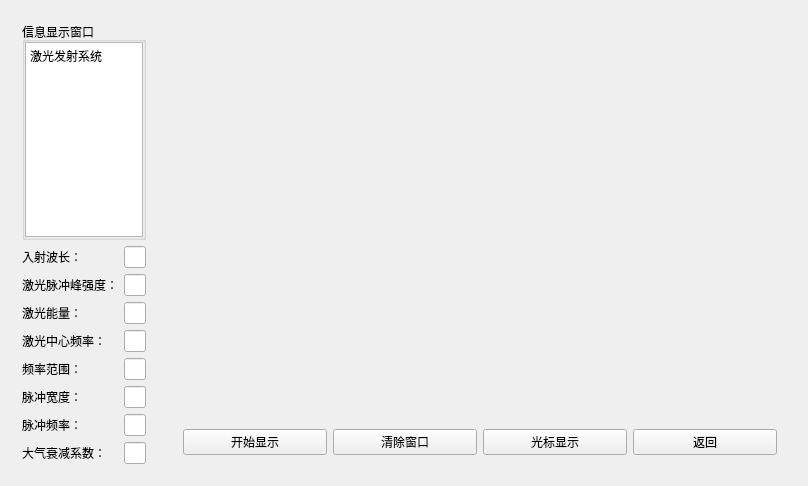
<?xml version="1.0" encoding="UTF-8"?>
<ui version="4.0">
 <class>MainWindow</class>
 <widget class="QMainWindow" name="MainWindow">
  <property name="geometry">
   <rect>
    <x>0</x>
    <y>0</y>
    <width>808</width>
    <height>486</height>
   </rect>
  </property>
  <property name="windowTitle">
   <string>MainWindow</string>
  </property>
  <property name="styleSheet">
   <string notr="true"/>
  </property>
  <widget class="QWidget" name="centralWidget">
   <property name="styleSheet">
    <string notr="true"/>
   </property>
   <layout class="QHBoxLayout" name="horizontalLayout" stretch="1,5">
    <item>
     <widget class="QWidget" name="cebianlan" native="true">
      <property name="styleSheet">
       <string notr="true"/>
      </property>
      <layout class="QGridLayout" name="gridLayout">
       <item row="5" column="1">
        <widget class="QLineEdit" name="lineEdit_9"/>
       </item>
       <item row="1" column="1">
        <widget class="QLineEdit" name="lineEdit"/>
       </item>
       <item row="4" column="1">
        <widget class="QLineEdit" name="lineEdit_8"/>
       </item>
       <item row="7" column="1">
        <widget class="QLineEdit" name="lineEdit_7"/>
       </item>
       <item row="5" column="0">
        <widget class="QLabel" name="label_8">
         <property name="text">
          <string>频率范围：</string>
         </property>
        </widget>
       </item>
       <item row="8" column="0">
        <widget class="QLabel" name="label_5">
         <property name="text">
          <string>大气衰减系数：</string>
         </property>
        </widget>
       </item>
       <item row="2" column="0">
        <widget class="QLabel" name="label_3">
         <property name="text">
          <string>激光脉冲峰强度：</string>
         </property>
        </widget>
       </item>
       <item row="2" column="1">
        <widget class="QLineEdit" name="lineEdit_4"/>
       </item>
       <item row="7" column="0">
        <widget class="QLabel" name="label_6">
         <property name="text">
          <string>脉冲频率：</string>
         </property>
        </widget>
       </item>
       <item row="4" column="0">
        <widget class="QLabel" name="label_7">
         <property name="text">
          <string>激光中心频率：</string>
         </property>
        </widget>
       </item>
       <item row="0" column="0" colspan="2">
        <widget class="QGroupBox" name="text">
         <property name="title">
          <string>信息显示窗口</string>
         </property>
         <layout class="QVBoxLayout" name="verticalLayout_2">
          <property name="leftMargin">
           <number>0</number>
          </property>
          <property name="topMargin">
           <number>0</number>
          </property>
          <property name="rightMargin">
           <number>0</number>
          </property>
          <property name="bottomMargin">
           <number>0</number>
          </property>
          <item>
           <widget class="QTextEdit" name="textEdit">
            <property name="html">
             <string>&lt;!DOCTYPE HTML PUBLIC &quot;-//W3C//DTD HTML 4.0//EN&quot; &quot;http://www.w3.org/TR/REC-html40/strict.dtd&quot;&gt;
&lt;html&gt;&lt;head&gt;&lt;meta name=&quot;qrichtext&quot; content=&quot;1&quot; /&gt;&lt;meta charset=&quot;utf-8&quot; /&gt;&lt;style type=&quot;text/css&quot;&gt;
p, li { white-space: pre-wrap; }
hr { height: 1px; border-width: 0; }
li.unchecked::marker { content: &quot;\2610&quot;; }
li.checked::marker { content: &quot;\2612&quot;; }
&lt;/style&gt;&lt;/head&gt;&lt;body style=&quot; font-family:'Microsoft YaHei UI'; font-size:9pt; font-weight:400; font-style:normal;&quot;&gt;
&lt;p style=&quot; margin-top:0px; margin-bottom:0px; margin-left:0px; margin-right:0px; -qt-block-indent:0; text-indent:0px;&quot;&gt;激光发射系统&lt;/p&gt;&lt;/body&gt;&lt;/html&gt;</string>
            </property>
           </widget>
          </item>
         </layout>
        </widget>
       </item>
       <item row="1" column="0">
        <widget class="QLabel" name="ditong">
         <property name="text">
          <string>入射波长：</string>
         </property>
        </widget>
       </item>
       <item row="8" column="1">
        <widget class="QLineEdit" name="lineEdit_6"/>
       </item>
       <item row="3" column="1">
        <widget class="QLineEdit" name="lineEdit_5"/>
       </item>
       <item row="3" column="0">
        <widget class="QLabel" name="label_4">
         <property name="text">
          <string>激光能量：</string>
         </property>
        </widget>
       </item>
       <item row="6" column="0">
        <widget class="QLabel" name="label_9">
         <property name="text">
          <string>脉冲宽度：</string>
         </property>
        </widget>
       </item>
       <item row="6" column="1">
        <widget class="QLineEdit" name="lineEdit_10"/>
       </item>
      </layout>
     </widget>
    </item>
    <item>
     <widget class="QStackedWidget" name="boxing">
      <property name="currentIndex">
       <number>1</number>
      </property>
      <widget class="QWidget" name="showmaichong">
       <property name="styleSheet">
        <string notr="true"/>
       </property>
       <layout class="QVBoxLayout" name="verticalLayout_4" stretch="0,1">
        <property name="leftMargin">
         <number>0</number>
        </property>
        <property name="topMargin">
         <number>0</number>
        </property>
        <property name="rightMargin">
         <number>0</number>
        </property>
        <property name="bottomMargin">
         <number>0</number>
        </property>
        <item>
         <widget class="QWidget" name="widget" native="true">
          <layout class="QHBoxLayout" name="horizontalLayout_3" stretch="1,0,1">
           <property name="leftMargin">
            <number>10</number>
           </property>
           <property name="topMargin">
            <number>10</number>
           </property>
           <property name="rightMargin">
            <number>10</number>
           </property>
           <property name="bottomMargin">
            <number>10</number>
           </property>
           <item>
            <widget class="QWidget" name="widget_3" native="true">
             <layout class="QHBoxLayout" name="horizontalLayout_4" stretch="0,2,1,1,1">
              <property name="leftMargin">
               <number>0</number>
              </property>
              <property name="topMargin">
               <number>0</number>
              </property>
              <property name="rightMargin">
               <number>0</number>
              </property>
              <property name="bottomMargin">
               <number>0</number>
              </property>
              <item>
               <widget class="QLabel" name="label_2">
                <property name="text">
                 <string>串口：</string>
                </property>
               </widget>
              </item>
              <item>
               <widget class="myComboBox" name="PortBox">
                <property name="sizePolicy">
                 <sizepolicy hsizetype="Preferred" vsizetype="Fixed">
                  <horstretch>0</horstretch>
                  <verstretch>0</verstretch>
                 </sizepolicy>
                </property>
                <property name="minimumSize">
                 <size>
                  <width>40</width>
                  <height>30</height>
                 </size>
                </property>
               </widget>
              </item>
              <item>
               <widget class="QPushButton" name="openButton">
                <property name="text">
                 <string>打开串口</string>
                </property>
               </widget>
              </item>
              <item>
               <widget class="QComboBox" name="modelSelect">
                <property name="minimumSize">
                 <size>
                  <width>40</width>
                  <height>30</height>
                 </size>
                </property>
                <property name="styleSheet">
                 <string notr="true"/>
                </property>
               </widget>
              </item>
              <item>
               <widget class="QPushButton" name="sendButton">
                <property name="text">
                 <string>发送</string>
                </property>
               </widget>
              </item>
             </layout>
            </widget>
           </item>
           <item>
            <spacer name="horizontalSpacer">
             <property name="orientation">
              <enum>Qt::Horizontal</enum>
             </property>
             <property name="sizeHint" stdset="0">
              <size>
               <width>80</width>
               <height>20</height>
              </size>
             </property>
            </spacer>
           </item>
           <item>
            <widget class="QWidget" name="widget_4" native="true">
             <layout class="QHBoxLayout" name="horizontalLayout_5">
              <property name="leftMargin">
               <number>0</number>
              </property>
              <property name="topMargin">
               <number>0</number>
              </property>
              <property name="rightMargin">
               <number>0</number>
              </property>
              <property name="bottomMargin">
               <number>0</number>
              </property>
              <item>
               <widget class="QLabel" name="jietiaofreq">
                <property name="text">
                 <string>解调频率：</string>
                </property>
               </widget>
              </item>
              <item>
               <widget class="QLineEdit" name="freqinput"/>
              </item>
              <item>
               <widget class="QPushButton" name="setfreq">
                <property name="text">
                 <string>设置</string>
                </property>
               </widget>
              </item>
              <item>
               <widget class="QPushButton" name="peak">
                <property name="text">
                 <string>自动寻峰</string>
                </property>
               </widget>
              </item>
             </layout>
            </widget>
           </item>
          </layout>
         </widget>
        </item>
        <item>
         <widget class="QCustomPlot" name="customPlot1" native="true">
          <property name="sizeIncrement">
           <size>
            <width>0</width>
            <height>0</height>
           </size>
          </property>
         </widget>
        </item>
       </layout>
      </widget>
      <widget class="QWidget" name="showjietiao">
       <layout class="QVBoxLayout" name="verticalLayout_3" stretch="4,0">
        <property name="leftMargin">
         <number>0</number>
        </property>
        <property name="topMargin">
         <number>0</number>
        </property>
        <property name="rightMargin">
         <number>0</number>
        </property>
        <property name="bottomMargin">
         <number>0</number>
        </property>
        <item>
         <widget class="QCustomPlot" name="customPlot2" native="true"/>
        </item>
        <item>
         <widget class="QWidget" name="widget_2" native="true">
          <layout class="QHBoxLayout" name="horizontalLayout_2">
           <property name="leftMargin">
            <number>20</number>
           </property>
           <property name="topMargin">
            <number>15</number>
           </property>
           <property name="rightMargin">
            <number>20</number>
           </property>
           <property name="bottomMargin">
            <number>20</number>
           </property>
           <item>
            <widget class="QPushButton" name="shezhi1">
             <property name="text">
              <string>开始显示</string>
             </property>
            </widget>
           </item>
           <item>
            <widget class="QPushButton" name="shezhi2">
             <property name="text">
              <string>清除窗口</string>
             </property>
            </widget>
           </item>
           <item>
            <widget class="QPushButton" name="pushButton">
             <property name="text">
              <string>光标显示</string>
             </property>
            </widget>
           </item>
           <item>
            <widget class="QPushButton" name="lvbo">
             <property name="text">
              <string>返回</string>
             </property>
            </widget>
           </item>
          </layout>
         </widget>
        </item>
       </layout>
      </widget>
      <widget class="QWidget" name="pubutushow">
       <layout class="QVBoxLayout" name="verticalLayout_5">
        <item>
         <widget class="QCustomPlot" name="heatMap" native="true"/>
        </item>
       </layout>
      </widget>
     </widget>
    </item>
   </layout>
  </widget>
  <widget class="QMenuBar" name="menuBar">
   <property name="geometry">
    <rect>
     <x>0</x>
     <y>0</y>
     <width>808</width>
     <height>21</height>
    </rect>
   </property>
  </widget>
 </widget>
 <layoutdefault spacing="6" margin="11"/>
 <customwidgets>
  <customwidget>
   <class>QCustomPlot</class>
   <extends>QWidget</extends>
   <header>qcustomplot.h</header>
   <container>1</container>
  </customwidget>
  <customwidget>
   <class>myComboBox</class>
   <extends>QComboBox</extends>
   <header>mycombobox.h</header>
  </customwidget>
 </customwidgets>
 <resources/>
 <connections/>
</ui>
